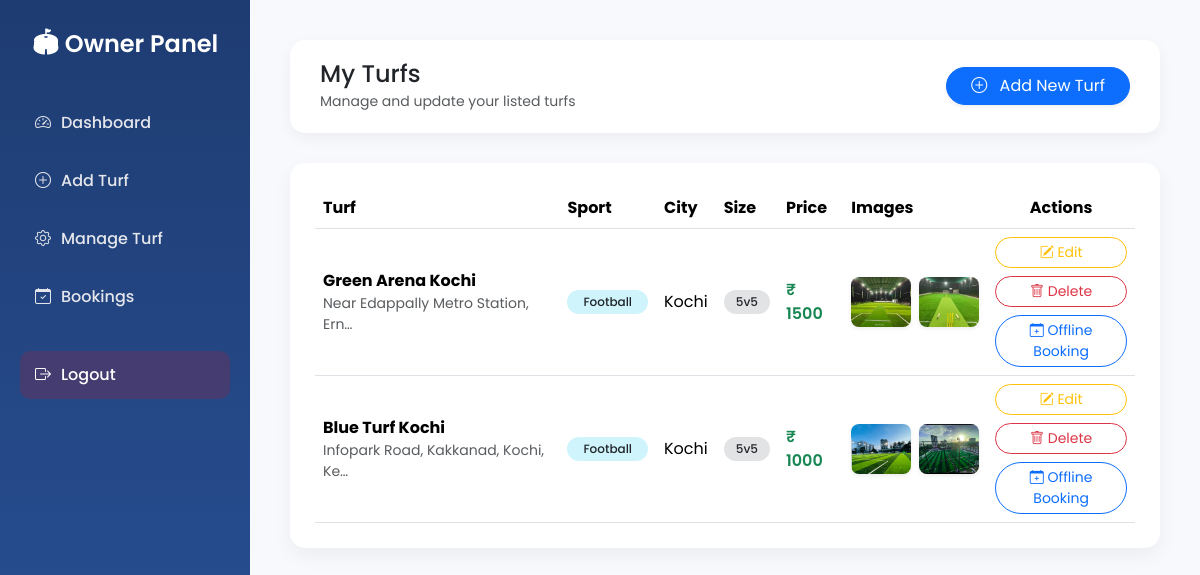
/Owner/turf_details/ (signed in), run on an earlier commit of the app's database.
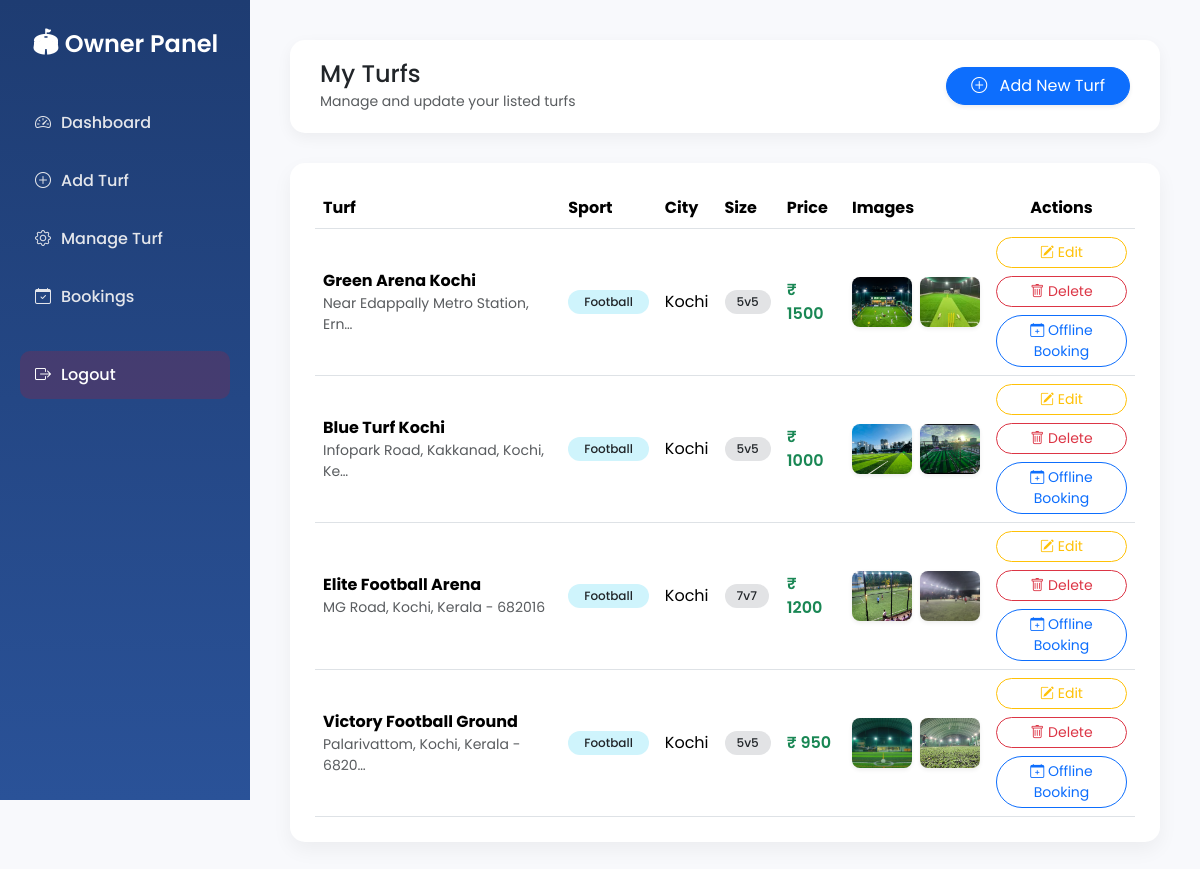
And on a later commit of the database.
### Owner_App/models.py (models this page shows)
class TurfDb(models.Model):
    Turf_name = models.CharField(max_length=100)
    Sport = models.CharField(max_length=100)
    Owner = models.CharField()
    City = models.CharField()
    Location = models.CharField(max_length=300)
    Price_per_hour = models.IntegerField()
    Description = models.CharField(max_length=400)
    Size = models.CharField(max_length=50)
    Turf_image1 = models.ImageField(upload_to='turfs_image')
    Turf_image2 = models.ImageField(upload_to='turfs_image')

### Owner_App/decorators.py (the view)
    def wrapper(request, *args, **kwargs):
        username = request.session.get('username')
        if not username:
            messages.error(request, "Please login first.")
            return redirect("user_signup")
        try:
            user = User.objects.get(username=username)
        except User.DoesNotExist:
            messages.error(request, "User not found.")
            return redirect("user_signup")
        if user.role != "owner":
            messages.error(request, "You are not authorized to access this page.")
            return redirect("home")
        return view_func(request, *args, **kwargs)

### Owner_App/views.py (called while the page is built)
@owner_required
def turf_details(request):
    item=TurfDb.objects.filter(Owner=request.session['username'])
    return render(request,"Turf_Details.html",{"item":item})

### Owner_App/templates/Turf_Details.html (shortened to what this page needs)
{% extends 'Owner_Dash.html' %}
{% block content %}
<div class="dashboard-header d-flex justify-content-between align-items-center">
    <div>
        <h4 class="mb-0">My Turfs</h4>
        <small class="text-muted">Manage and update your listed turfs</small>
    </div>
    <a href="{% url 'add_turf' %}" class="btn btn-primary px-4 rounded-pill shadow-sm">
        <i class="bi bi-plus-circle me-2"></i> Add New Turf
    </a>
</div>
<div class="table-card mt-4">
    <div class="table-responsive">
        <table class="table table-hover align-middle mb-0">
            <thead>
                <tr>
                    <th>Turf</th>
                    <th>Sport</th>
                    <th>City</th>
                    <th>Size</th>
                    <th>Price</th>
                    <th>Images</th>
                    <th class="text-center">Actions</th>
                </tr>
            </thead>
            <tbody>
                {% for i in item %}
                <tr>
                    <td>
                        <strong>{{ i.Turf_name }}</strong>
                        <div class="small text-muted">
                            {{ i.Location|truncatechars:35 }}
                        </div>
                    </td>
                    <td>
                        <span class="badge bg-info-subtle text-dark rounded-pill px-3">
                            {{ i.Sport }}
                        </span>
                    </td>
                    <td>{{ i.City }}</td>
                    <td>
                        <span class="badge bg-secondary-subtle text-dark rounded-pill">
                            {{ i.Size }}
                        </span>
                    </td>
                    <td class="fw-semibold text-success">
                        ₹ {{ i.Price_per_hour }}
                    </td>
                    <td>
                        <div class="d-flex gap-2">
                            <img src="{{ i.Turf_image1.url }}"
                                 width="60" height="50"
                                 class="rounded-3 shadow-sm turf-img">
                            <img src="{{ i.Turf_image2.url }}"
                                 width="60" height="50"
                                 class="rounded-3 shadow-sm turf-img">
                        </div>
                    </td>
                    <td class="text-center">
                        <div class="d-flex flex-column gap-2">
                            <a href="{% url 'edit_turf' turf_id=i.id %}"
                               class="btn btn-sm btn-outline-warning rounded-pill">
                               <i class="bi bi-pencil-square"></i> Edit
                            </a>
                            <a href="{% url 'delete_turf' turf_id=i.id %}"
                               class="btn btn-sm btn-outline-danger rounded-pill"
                               onclick="return confirm('Are you sure you want to delete this turf?');">
                               <i class="bi bi-trash"></i> Delete
                            </a>
                            <a href="{% url 'offline_booking' book_id=i.id %}"
                               class="btn btn-sm btn-outline-primary rounded-pill">
                               <i class="bi bi-calendar-plus"></i> Offline Booking
                            </a>
                        </div>
                    </td>
                </tr>
                {% endfor %}
            </tbody>
        </table>
    </div>
</div>
{% endblock %}

What changed in the data, as far as the page shows it:
changed TurfDb "Green Arena Kochi": Turf_image1: a different picture
added TurfDb: Turf_name "Elite Football Arena", Location "MG Road, Kochi, Kerala - 682016", Sport "Football", City "Kochi", Size "7v7", Price_per_hour "1200", Turf_image1 (picture), Turf_image2 (picture)
added TurfDb: Turf_name "Victory Football Ground", Location "Palarivattom, Kochi, Kerala - 6820…", Sport "Football", City "Kochi", Size "5v5", Price_per_hour "950", Turf_image1 (picture), Turf_image2 (picture)
